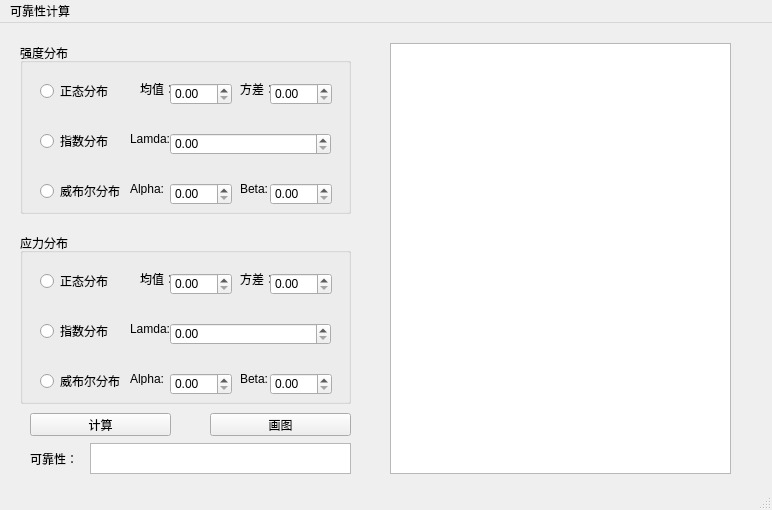
<?xml version="1.0" encoding="UTF-8"?>
<ui version="4.0">
 <class>MainWindow</class>
 <widget class="QMainWindow" name="MainWindow">
  <property name="geometry">
   <rect>
    <x>0</x>
    <y>0</y>
    <width>772</width>
    <height>510</height>
   </rect>
  </property>
  <property name="windowTitle">
   <string>可靠性</string>
  </property>
  <widget class="QWidget" name="centralwidget">
   <widget class="QGroupBox" name="groupBox">
    <property name="geometry">
     <rect>
      <x>20</x>
      <y>20</y>
      <width>331</width>
      <height>171</height>
     </rect>
    </property>
    <property name="title">
     <string>强度分布</string>
    </property>
    <widget class="QRadioButton" name="radioButton">
     <property name="geometry">
      <rect>
       <x>20</x>
       <y>40</y>
       <width>89</width>
       <height>16</height>
      </rect>
     </property>
     <property name="text">
      <string>正态分布</string>
     </property>
    </widget>
    <widget class="QRadioButton" name="radioButton_2">
     <property name="geometry">
      <rect>
       <x>20</x>
       <y>90</y>
       <width>89</width>
       <height>16</height>
      </rect>
     </property>
     <property name="text">
      <string>指数分布</string>
     </property>
    </widget>
    <widget class="QRadioButton" name="radioButton_3">
     <property name="geometry">
      <rect>
       <x>20</x>
       <y>140</y>
       <width>89</width>
       <height>16</height>
      </rect>
     </property>
     <property name="text">
      <string>威布尔分布</string>
     </property>
    </widget>
    <widget class="QLabel" name="label_2">
     <property name="geometry">
      <rect>
       <x>120</x>
       <y>40</y>
       <width>54</width>
       <height>12</height>
      </rect>
     </property>
     <property name="text">
      <string>均值：</string>
     </property>
    </widget>
    <widget class="QLabel" name="label_3">
     <property name="geometry">
      <rect>
       <x>220</x>
       <y>40</y>
       <width>54</width>
       <height>12</height>
      </rect>
     </property>
     <property name="text">
      <string>方差：</string>
     </property>
    </widget>
    <widget class="QDoubleSpinBox" name="doubleSpinBox_3">
     <property name="geometry">
      <rect>
       <x>150</x>
       <y>40</y>
       <width>62</width>
       <height>22</height>
      </rect>
     </property>
    </widget>
    <widget class="QDoubleSpinBox" name="doubleSpinBox_4">
     <property name="geometry">
      <rect>
       <x>250</x>
       <y>40</y>
       <width>62</width>
       <height>22</height>
      </rect>
     </property>
    </widget>
    <widget class="QLabel" name="label_6">
     <property name="geometry">
      <rect>
       <x>110</x>
       <y>90</y>
       <width>54</width>
       <height>12</height>
      </rect>
     </property>
     <property name="text">
      <string>Lamda:</string>
     </property>
    </widget>
    <widget class="QDoubleSpinBox" name="doubleSpinBox_5">
     <property name="geometry">
      <rect>
       <x>150</x>
       <y>90</y>
       <width>161</width>
       <height>22</height>
      </rect>
     </property>
    </widget>
    <widget class="QDoubleSpinBox" name="doubleSpinBox_6">
     <property name="geometry">
      <rect>
       <x>150</x>
       <y>140</y>
       <width>62</width>
       <height>22</height>
      </rect>
     </property>
    </widget>
    <widget class="QDoubleSpinBox" name="doubleSpinBox_7">
     <property name="geometry">
      <rect>
       <x>250</x>
       <y>140</y>
       <width>62</width>
       <height>22</height>
      </rect>
     </property>
    </widget>
    <widget class="QLabel" name="label_10">
     <property name="geometry">
      <rect>
       <x>110</x>
       <y>140</y>
       <width>54</width>
       <height>12</height>
      </rect>
     </property>
     <property name="text">
      <string>Alpha:</string>
     </property>
    </widget>
    <widget class="QLabel" name="label_11">
     <property name="geometry">
      <rect>
       <x>220</x>
       <y>140</y>
       <width>54</width>
       <height>12</height>
      </rect>
     </property>
     <property name="text">
      <string>Beta:</string>
     </property>
    </widget>
   </widget>
   <widget class="QGroupBox" name="groupBox_2">
    <property name="geometry">
     <rect>
      <x>20</x>
      <y>210</y>
      <width>331</width>
      <height>171</height>
     </rect>
    </property>
    <property name="title">
     <string>应力分布</string>
    </property>
    <widget class="QRadioButton" name="radioButton_4">
     <property name="geometry">
      <rect>
       <x>20</x>
       <y>40</y>
       <width>89</width>
       <height>16</height>
      </rect>
     </property>
     <property name="text">
      <string>正态分布</string>
     </property>
    </widget>
    <widget class="QRadioButton" name="radioButton_5">
     <property name="geometry">
      <rect>
       <x>20</x>
       <y>90</y>
       <width>89</width>
       <height>16</height>
      </rect>
     </property>
     <property name="text">
      <string>指数分布</string>
     </property>
    </widget>
    <widget class="QRadioButton" name="radioButton_6">
     <property name="geometry">
      <rect>
       <x>20</x>
       <y>140</y>
       <width>89</width>
       <height>16</height>
      </rect>
     </property>
     <property name="text">
      <string>威布尔分布</string>
     </property>
    </widget>
    <widget class="QLabel" name="label_4">
     <property name="geometry">
      <rect>
       <x>120</x>
       <y>40</y>
       <width>54</width>
       <height>12</height>
      </rect>
     </property>
     <property name="text">
      <string>均值：</string>
     </property>
    </widget>
    <widget class="QLabel" name="label_5">
     <property name="geometry">
      <rect>
       <x>220</x>
       <y>40</y>
       <width>54</width>
       <height>12</height>
      </rect>
     </property>
     <property name="text">
      <string>方差：</string>
     </property>
    </widget>
    <widget class="QDoubleSpinBox" name="doubleSpinBox">
     <property name="geometry">
      <rect>
       <x>150</x>
       <y>40</y>
       <width>62</width>
       <height>22</height>
      </rect>
     </property>
    </widget>
    <widget class="QDoubleSpinBox" name="doubleSpinBox_2">
     <property name="geometry">
      <rect>
       <x>250</x>
       <y>40</y>
       <width>62</width>
       <height>22</height>
      </rect>
     </property>
    </widget>
    <widget class="QLabel" name="label_7">
     <property name="geometry">
      <rect>
       <x>110</x>
       <y>90</y>
       <width>54</width>
       <height>12</height>
      </rect>
     </property>
     <property name="text">
      <string>Lamda:</string>
     </property>
    </widget>
    <widget class="QDoubleSpinBox" name="doubleSpinBox_8">
     <property name="geometry">
      <rect>
       <x>150</x>
       <y>90</y>
       <width>161</width>
       <height>22</height>
      </rect>
     </property>
    </widget>
    <widget class="QDoubleSpinBox" name="doubleSpinBox_9">
     <property name="geometry">
      <rect>
       <x>150</x>
       <y>140</y>
       <width>62</width>
       <height>22</height>
      </rect>
     </property>
    </widget>
    <widget class="QDoubleSpinBox" name="doubleSpinBox_10">
     <property name="geometry">
      <rect>
       <x>250</x>
       <y>140</y>
       <width>62</width>
       <height>22</height>
      </rect>
     </property>
    </widget>
    <widget class="QLabel" name="label_8">
     <property name="geometry">
      <rect>
       <x>110</x>
       <y>140</y>
       <width>54</width>
       <height>12</height>
      </rect>
     </property>
     <property name="text">
      <string>Alpha:</string>
     </property>
    </widget>
    <widget class="QLabel" name="label_9">
     <property name="geometry">
      <rect>
       <x>220</x>
       <y>140</y>
       <width>54</width>
       <height>12</height>
      </rect>
     </property>
     <property name="text">
      <string>Beta:</string>
     </property>
    </widget>
   </widget>
   <widget class="QGraphicsView" name="graphicsView_2">
    <property name="geometry">
     <rect>
      <x>390</x>
      <y>20</y>
      <width>341</width>
      <height>431</height>
     </rect>
    </property>
   </widget>
   <widget class="QLabel" name="label">
    <property name="geometry">
     <rect>
      <x>30</x>
      <y>430</y>
      <width>54</width>
      <height>12</height>
     </rect>
    </property>
    <property name="text">
     <string>可靠性：</string>
    </property>
   </widget>
   <widget class="QPushButton" name="pushButton">
    <property name="geometry">
     <rect>
      <x>30</x>
      <y>390</y>
      <width>141</width>
      <height>23</height>
     </rect>
    </property>
    <property name="text">
     <string>计算</string>
    </property>
   </widget>
   <widget class="QTextBrowser" name="textBrowser">
    <property name="geometry">
     <rect>
      <x>90</x>
      <y>420</y>
      <width>261</width>
      <height>31</height>
     </rect>
    </property>
   </widget>
   <widget class="QPushButton" name="pushButton_2">
    <property name="geometry">
     <rect>
      <x>210</x>
      <y>390</y>
      <width>141</width>
      <height>23</height>
     </rect>
    </property>
    <property name="text">
     <string>画图</string>
    </property>
   </widget>
  </widget>
  <widget class="QMenuBar" name="menubar">
   <property name="geometry">
    <rect>
     <x>0</x>
     <y>0</y>
     <width>772</width>
     <height>23</height>
    </rect>
   </property>
   <widget class="QMenu" name="menu">
    <property name="title">
     <string>可靠性计算</string>
    </property>
   </widget>
   <addaction name="menu"/>
  </widget>
  <widget class="QStatusBar" name="statusbar"/>
 </widget>
 <resources/>
 <connections>
  <connection>
   <sender>radioButton</sender>
   <signal>clicked()</signal>
   <receiver>doubleSpinBox_3</receiver>
   <slot>clear()</slot>
   <hints>
    <hint type="sourcelabel">
     <x>91</x>
     <y>89</y>
    </hint>
    <hint type="destinationlabel">
     <x>218</x>
     <y>92</y>
    </hint>
   </hints>
  </connection>
  <connection>
   <sender>radioButton</sender>
   <signal>clicked()</signal>
   <receiver>doubleSpinBox_4</receiver>
   <slot>clear()</slot>
   <hints>
    <hint type="sourcelabel">
     <x>59</x>
     <y>89</y>
    </hint>
    <hint type="destinationlabel">
     <x>282</x>
     <y>100</y>
    </hint>
   </hints>
  </connection>
  <connection>
   <sender>radioButton_4</sender>
   <signal>clicked()</signal>
   <receiver>doubleSpinBox</receiver>
   <slot>clear()</slot>
   <hints>
    <hint type="sourcelabel">
     <x>56</x>
     <y>288</y>
    </hint>
    <hint type="destinationlabel">
     <x>204</x>
     <y>294</y>
    </hint>
   </hints>
  </connection>
  <connection>
   <sender>radioButton_4</sender>
   <signal>clicked()</signal>
   <receiver>doubleSpinBox_2</receiver>
   <slot>clear()</slot>
   <hints>
    <hint type="sourcelabel">
     <x>46</x>
     <y>288</y>
    </hint>
    <hint type="destinationlabel">
     <x>284</x>
     <y>294</y>
    </hint>
   </hints>
  </connection>
  <connection>
   <sender>radioButton_2</sender>
   <signal>clicked()</signal>
   <receiver>doubleSpinBox_3</receiver>
   <slot>clear()</slot>
   <hints>
    <hint type="sourcelabel">
     <x>53</x>
     <y>143</y>
    </hint>
    <hint type="destinationlabel">
     <x>197</x>
     <y>103</y>
    </hint>
   </hints>
  </connection>
  <connection>
   <sender>radioButton_2</sender>
   <signal>clicked()</signal>
   <receiver>doubleSpinBox_4</receiver>
   <slot>clear()</slot>
   <hints>
    <hint type="sourcelabel">
     <x>57</x>
     <y>137</y>
    </hint>
    <hint type="destinationlabel">
     <x>294</x>
     <y>104</y>
    </hint>
   </hints>
  </connection>
  <connection>
   <sender>radioButton_2</sender>
   <signal>clicked()</signal>
   <receiver>doubleSpinBox_6</receiver>
   <slot>clear()</slot>
   <hints>
    <hint type="sourcelabel">
     <x>51</x>
     <y>141</y>
    </hint>
    <hint type="destinationlabel">
     <x>207</x>
     <y>191</y>
    </hint>
   </hints>
  </connection>
  <connection>
   <sender>radioButton_2</sender>
   <signal>clicked()</signal>
   <receiver>doubleSpinBox_7</receiver>
   <slot>clear()</slot>
   <hints>
    <hint type="sourcelabel">
     <x>51</x>
     <y>144</y>
    </hint>
    <hint type="destinationlabel">
     <x>308</x>
     <y>185</y>
    </hint>
   </hints>
  </connection>
  <connection>
   <sender>radioButton_3</sender>
   <signal>clicked()</signal>
   <receiver>doubleSpinBox_3</receiver>
   <slot>clear()</slot>
   <hints>
    <hint type="sourcelabel">
     <x>78</x>
     <y>188</y>
    </hint>
    <hint type="destinationlabel">
     <x>208</x>
     <y>103</y>
    </hint>
   </hints>
  </connection>
  <connection>
   <sender>radioButton_3</sender>
   <signal>clicked()</signal>
   <receiver>doubleSpinBox_4</receiver>
   <slot>clear()</slot>
   <hints>
    <hint type="sourcelabel">
     <x>107</x>
     <y>192</y>
    </hint>
    <hint type="destinationlabel">
     <x>285</x>
     <y>102</y>
    </hint>
   </hints>
  </connection>
  <connection>
   <sender>radioButton_3</sender>
   <signal>clicked()</signal>
   <receiver>doubleSpinBox_5</receiver>
   <slot>clear()</slot>
   <hints>
    <hint type="sourcelabel">
     <x>56</x>
     <y>189</y>
    </hint>
    <hint type="destinationlabel">
     <x>239</x>
     <y>146</y>
    </hint>
   </hints>
  </connection>
  <connection>
   <sender>radioButton</sender>
   <signal>clicked()</signal>
   <receiver>doubleSpinBox_5</receiver>
   <slot>clear()</slot>
   <hints>
    <hint type="sourcelabel">
     <x>54</x>
     <y>92</y>
    </hint>
    <hint type="destinationlabel">
     <x>195</x>
     <y>139</y>
    </hint>
   </hints>
  </connection>
  <connection>
   <sender>radioButton</sender>
   <signal>clicked()</signal>
   <receiver>doubleSpinBox_6</receiver>
   <slot>clear()</slot>
   <hints>
    <hint type="sourcelabel">
     <x>44</x>
     <y>92</y>
    </hint>
    <hint type="destinationlabel">
     <x>207</x>
     <y>187</y>
    </hint>
   </hints>
  </connection>
  <connection>
   <sender>radioButton</sender>
   <signal>clicked()</signal>
   <receiver>doubleSpinBox_7</receiver>
   <slot>clear()</slot>
   <hints>
    <hint type="sourcelabel">
     <x>61</x>
     <y>91</y>
    </hint>
    <hint type="destinationlabel">
     <x>309</x>
     <y>190</y>
    </hint>
   </hints>
  </connection>
  <connection>
   <sender>radioButton_4</sender>
   <signal>clicked()</signal>
   <receiver>doubleSpinBox_8</receiver>
   <slot>clear()</slot>
   <hints>
    <hint type="sourcelabel">
     <x>84</x>
     <y>278</y>
    </hint>
    <hint type="destinationlabel">
     <x>203</x>
     <y>337</y>
    </hint>
   </hints>
  </connection>
  <connection>
   <sender>radioButton_4</sender>
   <signal>clicked()</signal>
   <receiver>doubleSpinBox_9</receiver>
   <slot>clear()</slot>
   <hints>
    <hint type="sourcelabel">
     <x>120</x>
     <y>275</y>
    </hint>
    <hint type="destinationlabel">
     <x>224</x>
     <y>382</y>
    </hint>
   </hints>
  </connection>
  <connection>
   <sender>radioButton_4</sender>
   <signal>clicked()</signal>
   <receiver>doubleSpinBox_10</receiver>
   <slot>clear()</slot>
   <hints>
    <hint type="sourcelabel">
     <x>104</x>
     <y>283</y>
    </hint>
    <hint type="destinationlabel">
     <x>301</x>
     <y>386</y>
    </hint>
   </hints>
  </connection>
  <connection>
   <sender>radioButton_5</sender>
   <signal>clicked()</signal>
   <receiver>doubleSpinBox</receiver>
   <slot>clear()</slot>
   <hints>
    <hint type="sourcelabel">
     <x>71</x>
     <y>331</y>
    </hint>
    <hint type="destinationlabel">
     <x>186</x>
     <y>287</y>
    </hint>
   </hints>
  </connection>
  <connection>
   <sender>radioButton_5</sender>
   <signal>clicked()</signal>
   <receiver>doubleSpinBox_2</receiver>
   <slot>clear()</slot>
   <hints>
    <hint type="sourcelabel">
     <x>49</x>
     <y>331</y>
    </hint>
    <hint type="destinationlabel">
     <x>305</x>
     <y>286</y>
    </hint>
   </hints>
  </connection>
  <connection>
   <sender>radioButton_5</sender>
   <signal>clicked()</signal>
   <receiver>doubleSpinBox_9</receiver>
   <slot>clear()</slot>
   <hints>
    <hint type="sourcelabel">
     <x>53</x>
     <y>330</y>
    </hint>
    <hint type="destinationlabel">
     <x>204</x>
     <y>384</y>
    </hint>
   </hints>
  </connection>
  <connection>
   <sender>radioButton_5</sender>
   <signal>clicked()</signal>
   <receiver>doubleSpinBox_10</receiver>
   <slot>clear()</slot>
   <hints>
    <hint type="sourcelabel">
     <x>45</x>
     <y>332</y>
    </hint>
    <hint type="destinationlabel">
     <x>305</x>
     <y>385</y>
    </hint>
   </hints>
  </connection>
  <connection>
   <sender>radioButton_5</sender>
   <signal>clicked()</signal>
   <receiver>doubleSpinBox_2</receiver>
   <slot>clear()</slot>
   <hints>
    <hint type="sourcelabel">
     <x>58</x>
     <y>328</y>
    </hint>
    <hint type="destinationlabel">
     <x>298</x>
     <y>281</y>
    </hint>
   </hints>
  </connection>
  <connection>
   <sender>radioButton_6</sender>
   <signal>clicked()</signal>
   <receiver>doubleSpinBox</receiver>
   <slot>clear()</slot>
   <hints>
    <hint type="sourcelabel">
     <x>48</x>
     <y>379</y>
    </hint>
    <hint type="destinationlabel">
     <x>210</x>
     <y>286</y>
    </hint>
   </hints>
  </connection>
  <connection>
   <sender>radioButton_6</sender>
   <signal>clicked()</signal>
   <receiver>doubleSpinBox_2</receiver>
   <slot>clear()</slot>
   <hints>
    <hint type="sourcelabel">
     <x>128</x>
     <y>373</y>
    </hint>
    <hint type="destinationlabel">
     <x>285</x>
     <y>288</y>
    </hint>
   </hints>
  </connection>
  <connection>
   <sender>radioButton_6</sender>
   <signal>clicked()</signal>
   <receiver>doubleSpinBox_8</receiver>
   <slot>clear()</slot>
   <hints>
    <hint type="sourcelabel">
     <x>41</x>
     <y>381</y>
    </hint>
    <hint type="destinationlabel">
     <x>252</x>
     <y>340</y>
    </hint>
   </hints>
  </connection>
  <connection>
   <sender>radioButton_6</sender>
   <signal>clicked()</signal>
   <receiver>doubleSpinBox_9</receiver>
   <slot>clear()</slot>
   <hints>
    <hint type="sourcelabel">
     <x>47</x>
     <y>382</y>
    </hint>
    <hint type="destinationlabel">
     <x>196</x>
     <y>379</y>
    </hint>
   </hints>
  </connection>
  <connection>
   <sender>radioButton_6</sender>
   <signal>clicked()</signal>
   <receiver>doubleSpinBox_10</receiver>
   <slot>clear()</slot>
   <hints>
    <hint type="sourcelabel">
     <x>45</x>
     <y>386</y>
    </hint>
    <hint type="destinationlabel">
     <x>285</x>
     <y>387</y>
    </hint>
   </hints>
  </connection>
 </connections>
</ui>
